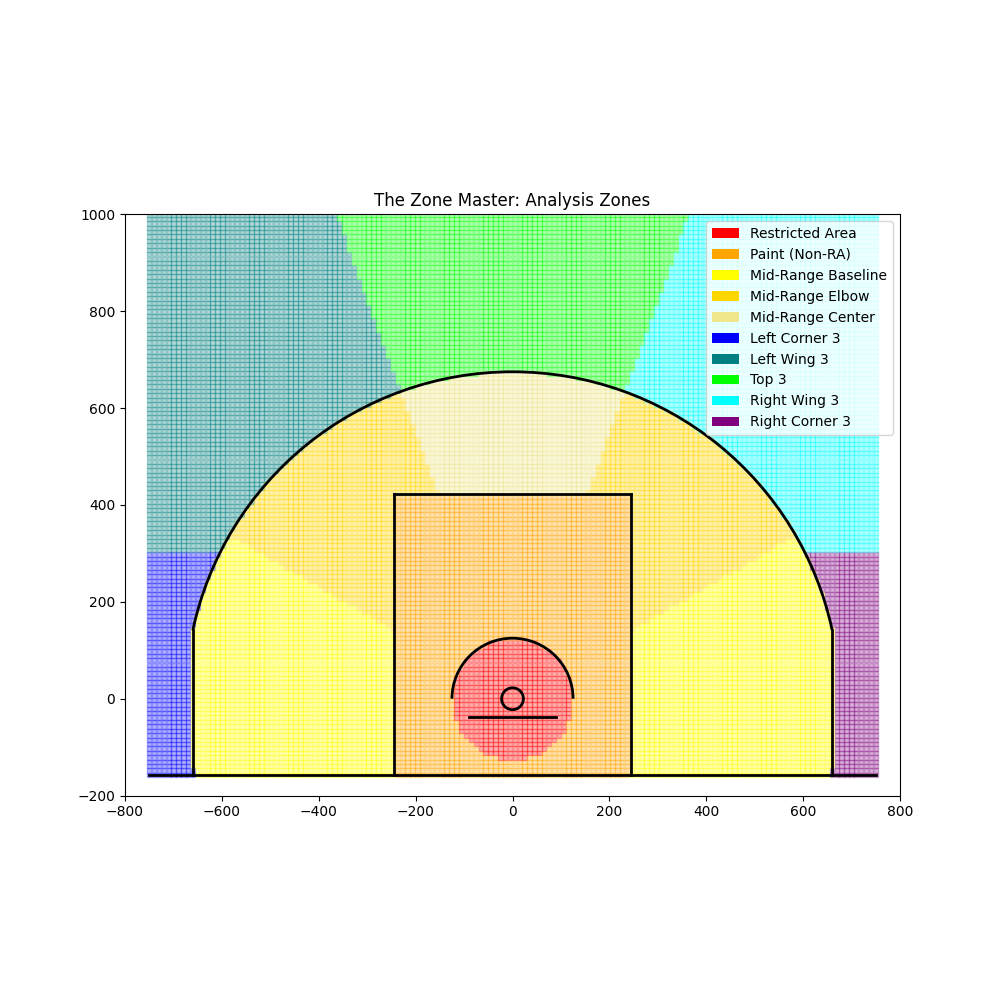

Generate this figure with Python:
import matplotlib.pyplot as plt
import matplotlib.patches as patches
import numpy as np

def classify_zone(x, y):
    # Dimensions in cm
    dist = np.sqrt(x**2 + y**2)
    
    # 1. Restricted Area (RA) - 1.25m radius
    if dist <= 125:
        return "Restricted Area", "red"
        
    # 2. Paint (Non-RA)
    # Euroleague Paint: 4.9m wide (-245 to 245), 5.8m long (-157.5 to 422.5)
    in_paint_width = -245 <= x <= 245
    in_paint_length = -157.5 <= y <= 422.5
    if in_paint_width and in_paint_length:
        return "Paint (Non-RA)", "orange"

    # 3. Corner 3s
    # X > 660 (conceptually, though line is at 660, so let's say > 650 for binning)
    # Y < 150 (approx where arc starts) - let's use 300cm as the visual cutoff for "Corner" stats usually
    # Standard break point is where arc becomes straight. y ~ 141.5
    # Let's say Corner is anything below Y=200 and outside 3pt line?
    # Or just strict geometry: |X| >= 660?
    
    # 3pt Line Logic
    # Straight lines at X = +/- 660
    # Arc R = 675
    
    is_3pt = False
    if abs(x) >= 660:
        is_3pt = True
    elif dist >= 675:
        is_3pt = True
        
    if is_3pt:
        # Corner vs Above Break
        # Usually Corner is defined by the straight line part.
        # Intersection is at Y ~ 141.5. 
        # Let's be generous for "Corner stats" and say Y < 300 (Standard visual cutoff)
        if y <= 300:
            if x < 0:
                return "Left Corner 3", "blue"
            else:
                return "Right Corner 3", "purple"
        else:
            # Split Above Break into: Right Wing, Top, Left Wing
            # Use same angles as mid-range
            # Right Wing: < 70 (since it starts above corner, > ~25 deg)
            # Top: 70 - 110
            # Left Wing: > 110
            
            angle = np.degrees(np.arctan2(y, x))
            if angle < 0: angle += 360
            
            if angle < 70:
                return "Right Wing 3", "cyan"
            elif angle < 110:
                return "Top 3", "lime"
            else:
                return "Left Wing 3", "teal"
            
    # 4. Mid-Range (Everything else)
    # Split into 5 zones based on angle
    # Angle 0 is Right Sideline, 90 is Center, 180 is Left Sideline
    angle = np.degrees(np.arctan2(y, x))
    if angle < 0:
        angle += 360
        
    # Correct angle logic:
    # Right side is X > 0. arc tan(y, x) -> (0, 1) is 90. (1, 0) is 0.
    # So 0 is Right (3 o'clock). 90 is Top (12 o'clock). 180 is Left (9 o'clock).
    
    # Zones:
    # 1. Right Baseline: < 30 degrees? (Includes negative Y/Baseline area)
    # 2. Right Elbow: 30 - 70
    # 3. Center: 70 - 110
    # 4. Left Elbow: 110 - 150
    # 5. Left Baseline: > 150
    
    # Handle wrap-around or negative angles for baseline shots?
    # Shots can be at Y=-50, X=500. Angle = -5 deg.
    # normalize angle? No, straight arctan2 allows -180 to 180.
    # Let's keep it simple.
    
    raw_angle = np.degrees(np.arctan2(y, x)) # -180 to 180
    
    if raw_angle < 30:
        return "Mid-Range Right Baseline", "yellow"
    elif 30 <= raw_angle < 70:
        return "Mid-Range Right Elbow", "gold"
    elif 70 <= raw_angle < 110:
        return "Mid-Range Center", "khaki"
    elif 110 <= raw_angle < 150:
        return "Mid-Range Left Elbow", "gold"
    else: # > 150
        return "Mid-Range Left Baseline", "yellow"

def main():
    plt.figure(figsize=(10, 10))
    ax = plt.gca()
    
    # Generate Grid
    xs = np.linspace(-750, 750, 150)
    ys = np.linspace(-157.5, 1200, 150)
    
    points_x = []
    points_y = []
    colors = []
    
    for x in xs:
        for y in ys:
            zone, color = classify_zone(x, y)
            points_x.append(x)
            points_y.append(y)
            colors.append(color)
            
    # Plot Zone Colors
    plt.scatter(points_x, points_y, c=colors, alpha=0.3, s=10, marker='s')
    
    # Draw Court Lines on top
    # ... (Reuse drawing logic from before)
    lw = 2
    color = 'black'
    
    # Backboard
    ax.add_line(plt.Line2D([-90, 90], [-37.5, -37.5], color=color, linewidth=lw))
    # Baseline
    ax.add_line(plt.Line2D([-750, 750], [-157.5, -157.5], color=color, linewidth=lw))
    # Paint
    ax.plot([-245, -245], [-157.5, 422.5], color=color, linewidth=lw)
    ax.plot([245, 245], [-157.5, 422.5], color=color, linewidth=lw)
    ax.plot([-245, 245], [422.5, 422.5], color=color, linewidth=lw)
    # RA
    ax.add_patch(patches.Arc((0, 0), 250, 250, theta1=0, theta2=180, linewidth=lw, color=color))
    # Hoop
    ax.add_patch(patches.Circle((0, 0), radius=22.5, linewidth=lw, color=color, fill=False))
    
    # 3pt Line
    corner_x = 660
    intersection_y = np.sqrt(675**2 - corner_x**2)
    current_y_for_corner = max(-157.5, intersection_y) # Ensure line draws
    
    # Right Corner
    ax.plot([corner_x, corner_x], [-157.5, intersection_y], color=color, linewidth=lw)
    # Left Corner
    ax.plot([-corner_x, -corner_x], [-157.5, intersection_y], color=color, linewidth=lw)
    
    # Arc
    theta = np.degrees(np.arctan2(intersection_y, corner_x))
    ax.add_patch(patches.Arc((0, 0), 1350, 1350, theta1=theta, theta2=180-theta, linewidth=lw, color=color))

    plt.title("The Zone Master: Analysis Zones")
    plt.xlim(-800, 800)
    plt.ylim(-200, 1000)
    plt.gca().set_aspect('equal')
    
    # Legend
    legend_elements = [
        patches.Patch(facecolor='red', label='Restricted Area'),
        patches.Patch(facecolor='orange', label='Paint (Non-RA)'),
        patches.Patch(facecolor='yellow', label='Mid-Range Baseline'),
        patches.Patch(facecolor='gold', label='Mid-Range Elbow'),
        patches.Patch(facecolor='khaki', label='Mid-Range Center'),
        patches.Patch(facecolor='blue', label='Left Corner 3'),
        patches.Patch(facecolor='teal', label='Left Wing 3'),
        patches.Patch(facecolor='lime', label='Top 3'),
        patches.Patch(facecolor='cyan', label='Right Wing 3'),
        patches.Patch(facecolor='purple', label='Right Corner 3')
    ]
    plt.legend(handles=legend_elements, loc='upper right')
    
    plt.savefig("zone_visualization.png")
    print("Saved zone_visualization.png")

if __name__ == "__main__":
    main()
